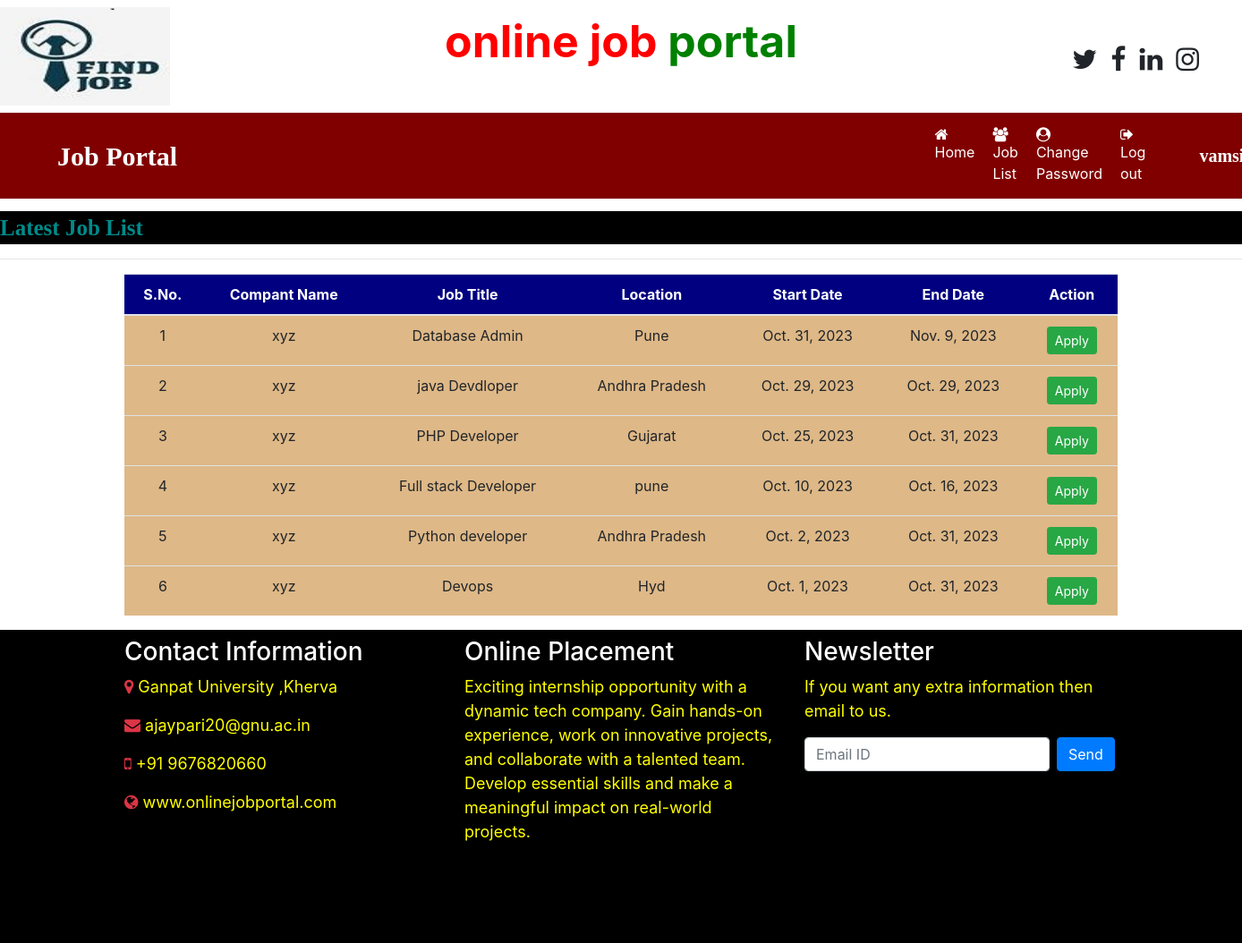
The page /user_latestjobs (signed in) on the database its author committed.
### job/models.py (models this page shows, shortened)
class Job(models.Model):
    recruiter = models.ForeignKey(Recruiter,on_delete=models.CASCADE)
    start_date = models.DateField()
    end_date = models.DateField()
    title = models.CharField(max_length=100)
    salary = models.FloatField(max_length=20)
    image = models.FileField()
    description = models.CharField(max_length=300)
    experience = models.CharField(max_length=50)
    location = models.CharField(max_length=100)
    skills = models.CharField(max_length=100)
    creationdate = models.DateField()

class Recruiter(models.Model):
    user = models.ForeignKey(User,on_delete=models.CASCADE)
    mobile = models.CharField(max_length=15,null=True)
    image = models.FileField(null=True)
    gender = models.CharField(max_length=15,null=True)
    company = models.CharField(max_length=150,null=True)
    type = models.CharField(max_length=15,null=True)
    status = models.CharField(max_length=25, null=True)

### job/views.py (the view)
# urls.py: path('user_latestjobs',user_latestjobs,name="user_latestjobs"),
def user_latestjobs(request):
    job = Job.objects.all().order_by("-start_date")
    user = request.user
    student = StudentUser.objects.get(user=user)
    data = Apply.objects.filter(student=student)
    li=[]
    for i in data:
        li.append(i.job.id)
    d = {"job": job,"li":li}
    return render(request,'user_latestjobs.html',d)

### job/templates/user_latestjobs.html (shortened to what this page needs)
{% load static %}
{% block body %}
{% include 'user_navigation.html'%}
<marquee style="font-family:'Monotype Corsiva';font-size:25px;color:darkcyan;background-color:black;font-weight:bold;margin-top:1%">
    Latest Job List
</marquee>
<hr>
<div class="container">
<table class="table table-hover" id="example">
    <thead>
    <tr style = "background-color : #000080;color:white">
        <th>S.No.</th>
        <th>Compant Name</th>
        <th>Job Title</th>
        <th>Location</th>
        <th>Start Date</th>
        <th>End Date</th>
        <th>Action</th>
    </tr>
    </thead>
    <tbody>
    {% for i in job %}
    <tr style = "background-color : #DEB887">
        <td>{{forloop.counter}}</td>
        <td>{{i.recruiter.company}}</td>
        <td>{{i.title}}</td>
        <td>{{i.location}}</td>
        <td>{{i.start_date}}</td>
        <td>{{i.end_date}}</td>
        {% if i.id in li %}
        <td>Applied</td>
        {% else %}
        <td><a href="{% url 'job_detail' i.id %}" class="btn btn-success btn-sm" >Apply</a>
        </td>
        {% endif %}
    </tr>
    {% endfor %}
    </tbody>
</table>
</div>
{% include 'footer.html' %}
{% endblock %}

### job/templates/user_navigation.html (shortened to what this page needs)
<html>
<head>
    {% load static %}
  <link rel="stylesheet" href="https://cdn.jsdelivr.net/npm/bootstrap@4.6.2/dist/css/bootstrap.min.css">
  <link rel="stylesheet" href="https://cdnjs.cloudflare.com/ajax/libs/font-awesome/4.7.0/css/font-awesome.min.css">
</head>
<body>
<h1>
<div class="fixed-container">
    <div class="row">
        <div class="col-sm-3 mt-2">
            <img src="{% static 'images/logo.jpeg' %}" style="width:190px;height:110px">
        </div>
        <div class="col-sm-6 mt-3 text-center">
           <span style="font-weight : bold; font-size:50px">
               <span style="color:red">online job </span>
               <span style="color:green">portal</span>
           </span>
        </div>
        <div class="col-sm-3 mt-5" style="padding-left:10%">
            <span style="font-weight:bold ; font-size:30px">
                <span><i class="fa fa-twitter pl-2"></i></span>
                <span><i class="fa fa-facebook pl-2"></i></span>
                <span><i class="fa fa-linkedin pl-2"></i></span>
                <span><i class="fa fa-instagram pl-2"></i></span>
            </span>
        </div>
    </div>
</div>
</h1>
<div class="fixed-container">
<nav class="navbar navbar-expand-sm" style="background-color:maroon">
    <a class="navbar-brand text-white pl-5 font-weight-bold" style="font-family:'Monotype Corsiva'; font-size:30px">Job Portal</a>
    <ul class="navbar-nav" style="padding-left:40%">
        <li class="nav-item">
            <a class="nav-link" href="{% url 'user_home' %}" style="margin-left:280px"><i class="fa fa-home mr-1"></i>Home</a>
        </li>
        <li class="nav-item">
            <a class="nav-link" href="{% url 'user_latestjobs' %}" ><i class="fa fa-users mr-1"></i>Job List</a>
        </li>
        <li class="nav-item">
            <a class="nav-link" href="{% url 'change_passworduser' %}" ><i class="fa fa-user-circle mr-1"></i>Change Password</a>
        </li>
        <li class="nav-item">
            <a class="nav-link" href="{% url 'Logout' %}" ><i class="fa fa-sign-out mr-1"></i>Log out</a>
        </li>
    </ul>
    <a class="navbar-brand text-white pl-5 font-weight-bold" style="font-family:'Monotype Corsiva'; font-size:20px">{{request.user.first_name}} {{request.user.last_name}}</a>
</nav>
</div>
</body>
</html>

### job/templates/user_navigation.html (style rules this page uses)
.nav-link { color:white !important; margin-right:4px; }

### job/templates/user_latestjobs.html (style rules this page uses)
tr { text-align : center }

### rows shown on the page
Job: recruiter.company "xyz", title "Database Admin", location "Pune", start_date "Oct. 31, 2023", end_date "Nov. 9, 2023", shows "Apply"
Job: recruiter.company "xyz", title "java Devdloper", location "Andhra Pradesh", start_date "Oct. 29, 2023", end_date "Oct. 29, 2023", shows "Apply"
Job: recruiter.company "xyz", title "PHP Developer", location "Gujarat", start_date "Oct. 25, 2023", end_date "Oct. 31, 2023", shows "Apply"
Job: recruiter.company "xyz", title "Full stack Developer", location "pune", start_date "Oct. 10, 2023", end_date "Oct. 16, 2023", shows "Apply"
Job: recruiter.company "xyz", title "Python developer", location "Andhra Pradesh", start_date "Oct. 2, 2023", end_date "Oct. 31, 2023", shows "Apply"
Job: recruiter.company "xyz", title "Devops", location "Hyd", start_date "Oct. 1, 2023", end_date "Oct. 31, 2023", shows "Apply"
